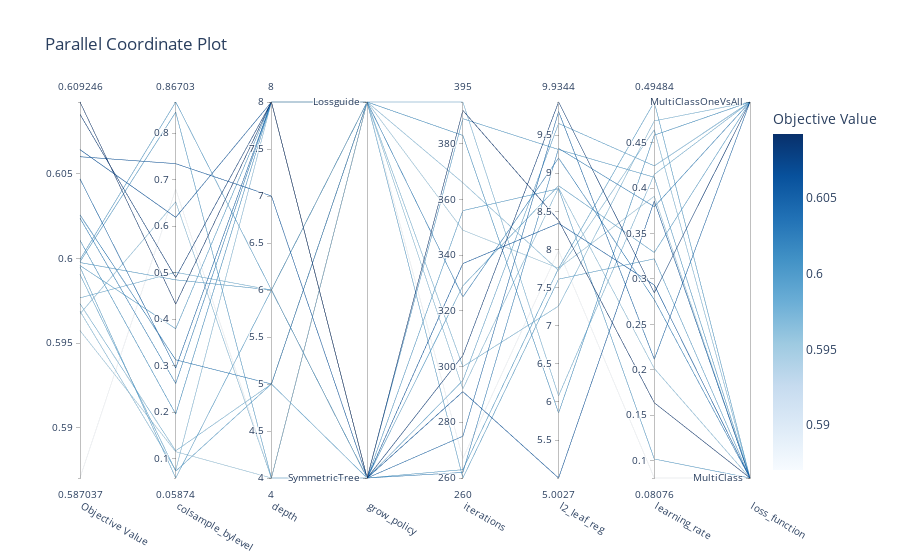

Here is the notebook cell this chart was saved with:
### Code cell
optuna.visualization.plot_parallel_coordinate(study)

### Figure 1 — Plotly figure (JSON) as saved in the notebook; plotly's stock layout.template omitted (floating-point values rounded to 4 significant figures)
{"data": [{"dimensions": [{"label": "Objective Value", "range": [0.587, 0.6092], "values": [0.5996, 0.5995, 0.5973, 0.5969, 0.6092, 0.6024, 0.6011, 0.5957, 0.5998, 0.6026, 0.5991, 0.5977, 0.5999, 0.606, 0.5998, 0.6064, 0.587, 0.5967, 0.6047, 0.6085]}, {"label": "colsample_bylevel", "range": [0.05874, 0.867], "values": [0.3796, 0.05874, 0.1172, 0.07569, 0.4325, 0.262, 0.1962, 0.1153, 0.8452, 0.3128, 0.0735, 0.5009, 0.867, 0.7345, 0.4847, 0.6191, 0.6794, 0.6524, 0.2951, 0.4896]}, {"label": "depth", "range": [4, 8], "values": [8, 6, 5, 8, 8, 8, 8, 4, 4, 5, 5, 6, 6, 7, 6, 8, 4, 4, 8, 8]}, {"label": "grow_policy", "range": [0, 1], "ticktext": ["SymmetricTree", "Lossguide"], "tickvals": [0, 1], "values": [0, 0, 1, 1, 0, 0, 1, 1, 0, 1, 0, 1, 0, 0, 1, 0, 1, 1, 0, 0]}, {"label": "iterations", "range": [260, 395], "values": [263, 329, 300, 366, 392, 262, 383, 349, 389, 325, 295, 395, 356, 337, 260, 291, 267, 292, 275, 304]}, {"label": "l2_leaf_reg", "range": [5.003, 9.934], "values": [7.753, 8.836, 7.258, 7.726, 8.383, 9.326, 5.856, 7.754, 9.311, 9.2, 9.653, 6.081, 8.798, 8.343, 7.611, 5.003, 7.984, 8.808, 9.809, 9.934]}, {"label": "learning_rate", "range": [0.08076, 0.4948], "values": [0.4948, 0.3291, 0.474, 0.4643, 0.1636, 0.3795, 0.4583, 0.3911, 0.4119, 0.2772, 0.4245, 0.4151, 0.1017, 0.2933, 0.3221, 0.3858, 0.08076, 0.2014, 0.2116, 0.2848]}, {"label": "loss_function", "range": [0, 1], "ticktext": ["MultiClass", "MultiClassOneVsAll"], "tickvals": [0, 1], "values": [0, 1, 1, 0, 0, 1, 1, 0, 0, 0, 1, 1, 0, 0, 0, 0, 0, 0, 1, 1]}], "labelangle": 30, "labelside": "bottom", "line": {"color": [0.5996, 0.5995, 0.5973, 0.5969, 0.6092, 0.6024, 0.6011, 0.5957, 0.5998, 0.6026, 0.5991, 0.5977, 0.5999, 0.606, 0.5998, 0.6064, 0.587, 0.5967, 0.6047, 0.6085], "colorbar": {"title": {"text": "Objective Value"}}, "colorscale": [[0, "rgb(247,251,255)"], [0.125, "rgb(222,235,247)"], [0.25, "rgb(198,219,239)"], [0.375, "rgb(158,202,225)"], [0.5, "rgb(107,174,214)"], [0.625, "rgb(66,146,198)"], [0.75, "rgb(33,113,181)"], [0.875, "rgb(8,81,156)"], [1, "rgb(8,48,107)"]], "reversescale": false, "showscale": true}, "type": "parcoords"}], "layout": {"title": {"text": "Parallel Coordinate Plot"}}}
